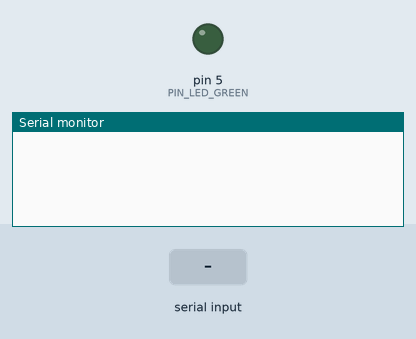
Simulated run of this program. Board: Arduino Uno, built with avr-gcc and run on an emulated ATmega328P. Shown: output pins drawn as LEDs (lit = HIGH), the last lines printed to the serial monitor. The inputs (shaded band) are chosen by the test bench.

Above: at 1.2 s.
1.3 s: "90,45\n" received over Serial
At 1.7 s:
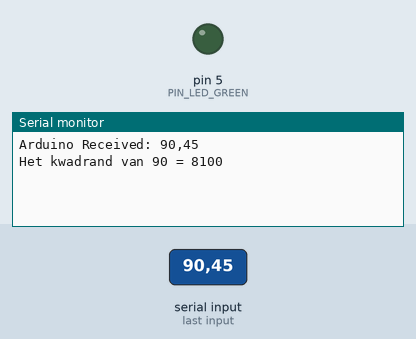
2.8 s: "5\n" received over Serial
At 3.7 s:
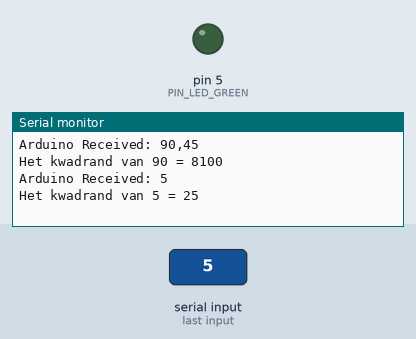

The program:

main.cpp
```cpp
////////////////////////////////////////////////////////////////////////////////
//
// The code below can be used as an example for communication between the Arduino
// and the Serial Monitor or a C# application.
// Search for "TODO" and fill in the code to implement your message handling.
//
////////////////////////////////////////////////////////////////////////////////
#include <Arduino.h>

const int PIN_LED_GREEN = 5;
String message; // String to store incoming messages from the serial port.
int nummer = 0;
int resultaat = 0;

void setup() {
  Serial.begin(9600);
  // put your setup code here, to run once:
  pinMode(PIN_LED_GREEN, OUTPUT);
  // To receive messages from the serial port (USB cable) the incoming characters are read one by one and put into a string.
  // It is assumed that each message ends with a newline character ('\n') to indicate the end of the message.
  // IMPORTANT NOTE 1: In the Serial Monitor or C# application, use the same communication speed as set above, so 9600 baud.
  // IMPORTANT NOTE 2: Make sure the string sent from the other side ends with a single newline character ('\n').
}

void loop() {
  if (Serial.available() > 0)
  {
    char received = Serial.read();
    if (received == '\n') // Message is finished, so process message.
    {
      Serial.println("Arduino Received: " + message); // Only for debugging.
      nummer = message.toInt();
      resultaat = nummer * nummer;
      message = ""; // Message is processed, so clear message.
      Serial.print("Het kwadrand van ");
      Serial.print(nummer);
      Serial.print(" = ");
      Serial.println(resultaat);
    }
    else  // Message is not finished yet, so add the received character to message.
    {
      message += received;
    }
  }
}
```

Measured:
- after the input at 1.3 s, the serial monitor: prints a new line at once (image 1)
- after the input at 2.8 s, the serial monitor: prints a new line at once (image 2)
